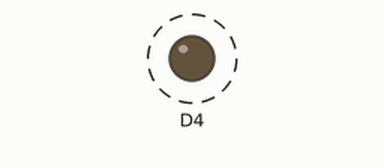
Simulated run of this sketch. Board: ESP8266 (NodeMCU). Parts: output pins drawn as LEDs (lit = HIGH). Dashed ring = blinking. What the sketch prints to the serial monitor is not drawn.

Above: at 0.05 s.
Timing chart, 0 to 3.0 s (numbered marks = the images above):
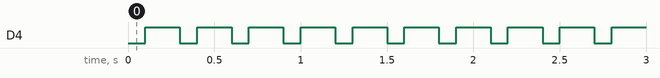

The sketch:

cls1.ino
```cpp
void setup() {
  // put your setup code here, to run once:
pinMode(D4,OUTPUT);
Serial.begin(115200);
}

void loop() {
  // put your main code here, to run repeatedly:
digitalWrite(D4,0);
delay(100);
digitalWrite(D4,1);
delay(100);
Serial.println("Hello Blink");
delay(100);
}
```

Measured:
- by itself, D4: alternates HIGH for 0.20 s and LOW for 0.10 s
- by itself, everything shown: repeats every 9.0 s, in 30 steps
